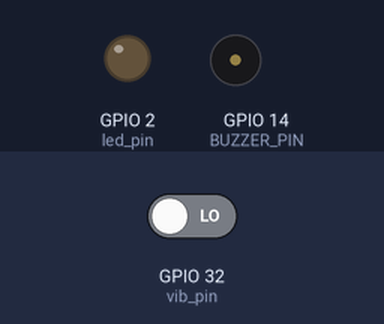
This sketch was run on a simulated ESP32. Shown: output pins drawn as LEDs (lit = HIGH), buzzer (waves = sounding, pin HIGH). Dashed ring = blinking. The inputs (shaded band) are chosen by the test bench; at power-on: GPIO 32 (vib_pin) LOW.

Above: at 1.2 s.
1.3 s: GPIO 32 (vib_pin) driven HIGH
At 1.75 s:
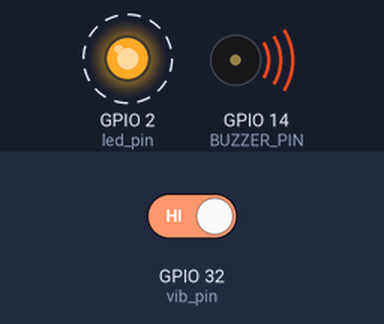
4.3 s: GPIO 32 (vib_pin) driven LOW
At 4.3 s:
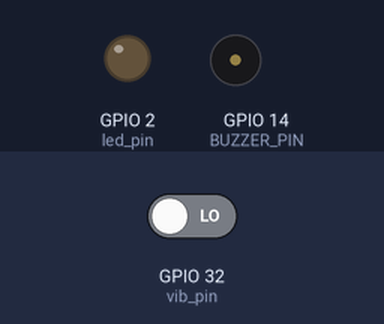
Timing chart, 0 to 7.3 s (numbered marks = the images above; inputs shaded):
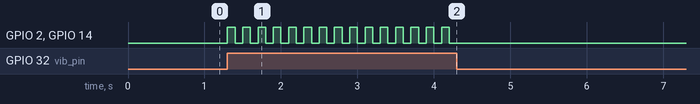

The sketch:

Vibration_Sensor.ino
```cpp
int vib_pin = 32;
int led_pin = 2;
const int BUZZER_PIN = 14;

void setup() {
  Serial.begin(9600);
  pinMode(vib_pin, INPUT);
  pinMode(led_pin, OUTPUT);
  pinMode(BUZZER_PIN, OUTPUT);  // Set the buzzer pin as an output
}

void loop() {
  int val = digitalRead(vib_pin);

  if (val == HIGH) {  // If vibration is detected
    digitalWrite(led_pin, HIGH);
    digitalWrite(BUZZER_PIN, HIGH);  // Activate the buzzer
    delay(100);
    digitalWrite(led_pin, LOW);
    digitalWrite(BUZZER_PIN, LOW);  // Deactivate the buzzer
    delay(100);
  } else {
    digitalWrite(led_pin, LOW);
    digitalWrite(BUZZER_PIN, LOW);  // Deactivate the buzzer
  }
}
```

Sensor_Detection.ino
```cpp

```

Measured:
- after the input at 1.3 s, GPIO 2 (led_pin), GPIO 14 (BUZZER_PIN): alternates HIGH for 0.10 s and LOW for 0.10 s, starting at once
- after the input at 4.3 s, GPIO 2 (led_pin), GPIO 14 (BUZZER_PIN): stops changing and stays LOW
